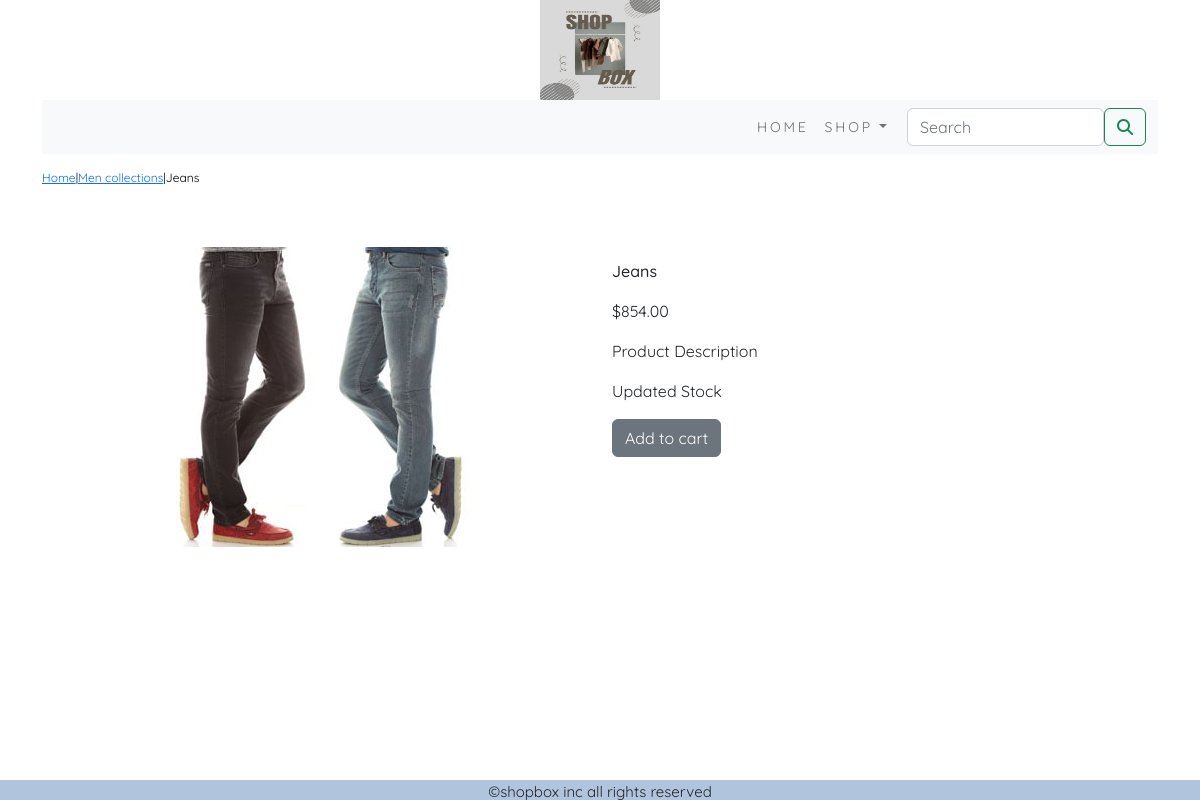
/ecomapp/men-collections/jeans/, run on the app's committed database.
### ecomapp/models.py (models this page shows, shortened)
class Product(models.Model):
     name=models.CharField(max_length=250,unique=True)
     slug=models.SlugField(max_length=200,unique=True)
     desc=models.TextField(blank=True)
     price=models.DecimalField(max_digits=10,decimal_places=2)
     category=models.ForeignKey(Category,on_delete=models.CASCADE)
     image = models.ImageField(upload_to='product', blank=True)
     stock=models.IntegerField()
     available=models.BooleanField(default=True)
     created=models.DateTimeField(auto_now_add=True)
     updated=models.DateTimeField(auto_now=True)
     class Meta:
         ordering = ('name',)
         verbose_name = 'product'
         verbose_name_plural = 'products'

class Category(models.Model):
    name=models.CharField(max_length=200,unique=True)
    slug=models.SlugField(max_length=200,unique=True)
    desc=models.TextField(blank=True)
    image=models.ImageField(upload_to='category',blank=True)
    class Meta:
        ordering=('name',)
        verbose_name='category'
        verbose_name_plural='categories'
    def get_url(self):
         return reverse('ecomapp:Products_by_Category',args=[self.slug])
    def __str__(self):
        return '{}'.format(self.name)

### ecomapp/views.py (the view)
# urls.py: path('<slug:c_slug>/<slug:product_slug>/',views.proDetail,name='ProdCatdetail')
def proDetail(request, c_slug, product_slug):
    try:
        product = Product.objects.get(category__slug=c_slug, slug=product_slug)
    except Exception as e:
        raise e
    return render(request, "product.html", {'product': product})

### cart/context_processors.py (called while the page is built)
def counter(request):
    item_count=0
    if 'admin' in request.path:
        return {}
    else:
        try:
            cart=Cart.objects.filter(cart_id=_cart_id(request))
            cart_items=CartItem.objects.all().filter(cart=cart[:1])
            for cart_item in cart_items:
                item_count += cart_item.quantity
        except Cart.DoesNotExist:
            item_count=0
    return dict(item_count=item_count)

### cart/views.py (called while the page is built)
def _cart_id(request):
    cart = request.session.session_key
    if not cart:
        cart = request.session.create()
    return cart

### ecomapp/context_processors.py (called while the page is built)
def menu_links(request):
    links=Category.objects.all()
    return dict(links=links)

### templates/product.html (shortened to what this page needs)
{% extends 'base.html' %}
{% load static %}
{% block content %}
<div class="row my_prod_row_class">
  <div class="mx-auto">
    <p> <a href="{% url 'ecomapp:allProdCat' %}">Home</a>|<a href="{{product.category.get_url}}">{{product.category}}</a>|{{product.name}}</p>
  </div>
</div>
<div class="container">
<br>
<div class="row">
  <div class="col-12 col-sm-12 col-md-12 col-lg-6 text-center">
    <div style="min-width:18rem">
      <img src="{{product.image.url}}" style="width:300px;height=300px" alt="{{product.name}}">
    </div>
  </div>
    <div class="col-12 col-sm-12 col-md-12 col-lg-6">
      <div>
      <h1 class="my_prod_title">{{product.name}}</h1>
      <p>${{product.price}}</p>
      <p class="my_title"> Product Description </p>
      <p class="text-justify my_prod_text">{{product.desc}}</p>
      {% if product.stock <= 0 %}
      <p class="text-justify my_prod_text"><b>Out of stock</b></p>
      {% else %}
      <a class="btn btn-secondary" href="{% url 'cart:add_cart' product.id %}">Add to cart</a>
      {% endif %}
         </div>
    </div>
</div>
</div>
</div>
{% endblock %}

### static/css/custom.css (style rules this page uses)
body { font-family: 'Quicksand', sans-serif; }
.my_title { font-size:16px; letter_spacing:.2em; text_transform:uppercase; }
.my_prod_row_class { padding-top:15px; padding-bottom:20px; }
.my_prod_row_class .mx-auto { color:#000; font-size:12px; text-decoration:none; }
.my_prod_title { font-size:16px; text_transform:uppercase; letter_spacing:.2em; padding-top:15px; padding-bottom:10px; }
.my_prod_text { padding-right:20px; }

### data on the page
Product: category "Men collections", name "Jeans", image (picture), price "854.00", desc "Updated Stock"
